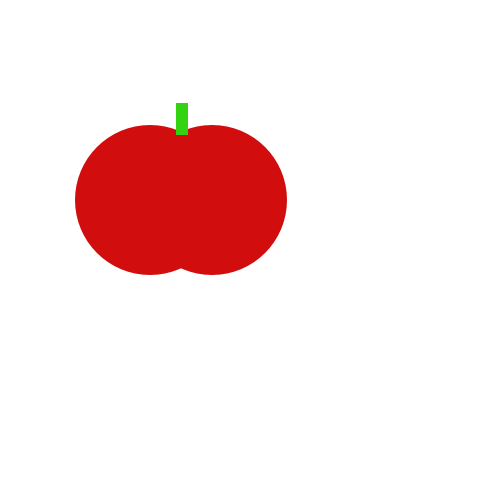
Frame 1 (no input)
Frame 60 (the mouse pressed at the canvas centre just before this capture): identical to frame 1, image omitted
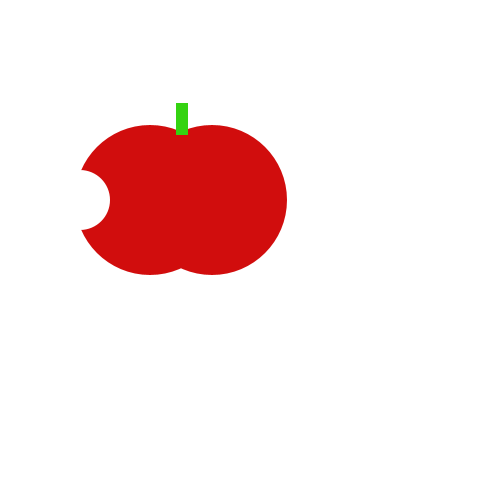
Frame 120 (the mouse held since frame 60 and released just before this capture)

The Processing sketch that drew these frames (run headless with seeded random() and noise(); from frame 60 on, the mouse is pressed at the canvas centre):

// Processing sketch: tasty_tomato
// ── tasty_tomato.pde
void setup() {
    size(500, 500);
}
void draw() {
    background(255, 255, 255);
    noStroke();
    //tomato
    fill(209,13,13);
    ellipse(150, 200, 150, 150);
    ellipse(212, 200, 150, 150);
    //stem
    fill(52,211,17);
    rect(176, 103, 12, 32);

    if (mousePressed == true) {
      //bite
    fill(255,255,255);
    ellipse(80,200,60,60);
    }
}
